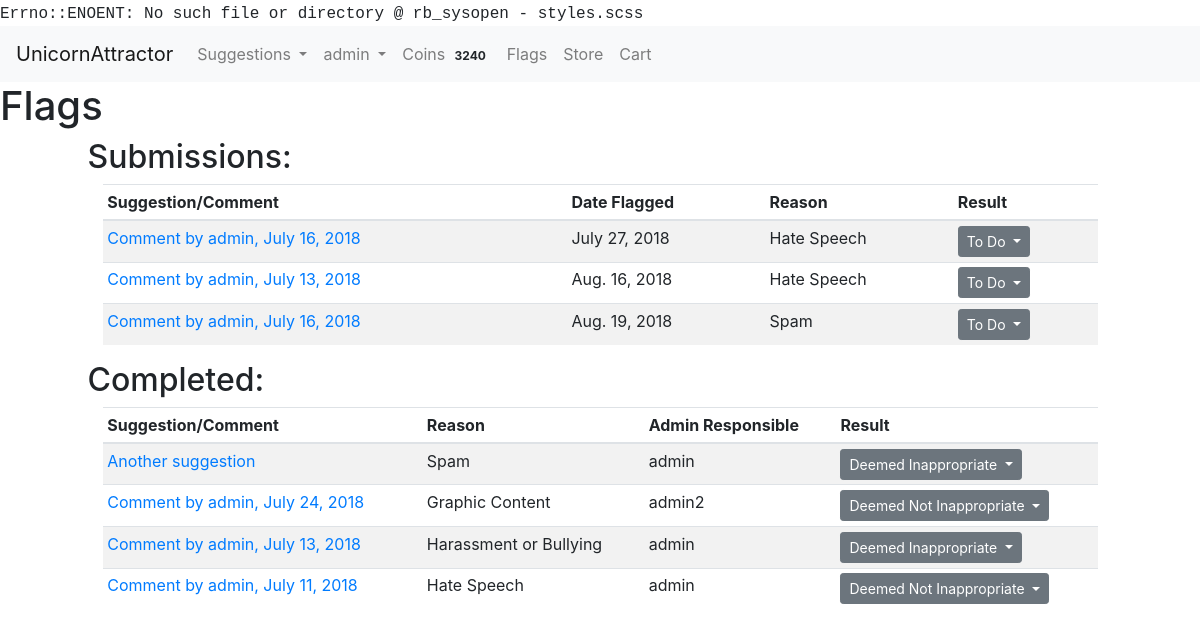
Before: /suggestions/flags (signed in) with the older database file.
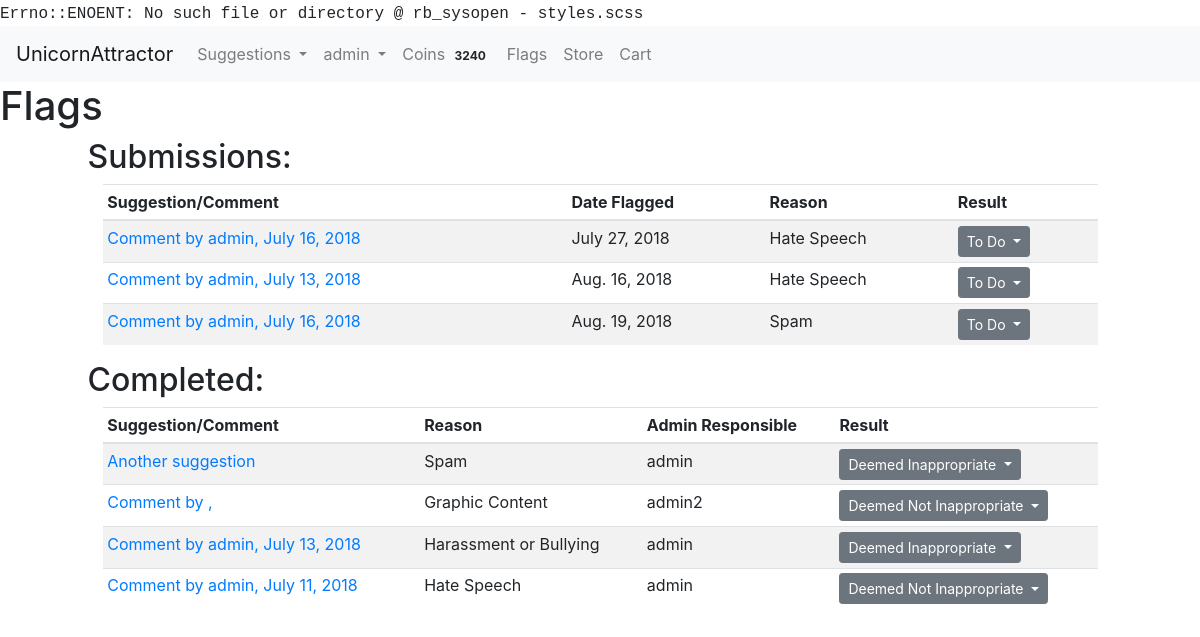
After: the same page with the newer database file.
### usersuggestions/models.py (models this page shows, shortened)
class Flag(models.Model):
    flagged_item_choices = ((1, "comment"), (2, 'suggestion'))
    reason_choices = ((0, "Spam"), (1, "Hate Speech"), (2, "Graphic Content"), (3, "Harassment or Bullying"))
    result_choices = ((True, 'Deemed Inappropriate'), (False, 'Deemed Not Inappropriate'), (None, "To Do"))
    flagged_item_type = models.PositiveSmallIntegerField(choices=flagged_item_choices, null=False)
    flagged_by = models.ForeignKey(User, null=False, on_delete=models.PROTECT)
    suggestion = models.ForeignKey(Suggestion, null=True, blank=True, on_delete=models.CASCADE)
    comment = models.ForeignKey(Comment, null=True, blank=True, on_delete=models.SET_NULL)
    reason = models.PositiveSmallIntegerField(choices=reason_choices)
    date_time_marked = models.DateTimeField(auto_now_add=True)
    responsible_admin = models.ForeignKey(User, related_name="admin_assigned", null=True, blank=True,
                                          on_delete=models.PROTECT)
    result = models.NullBooleanField(blank=True, null=True, choices=result_choices)

class Comment(models.Model):
    user = models.ForeignKey(User, null=False, on_delete=models.PROTECT)
    suggestion = models.ForeignKey(Suggestion, null=False, on_delete=models.CASCADE)
    admin_page_comment = models.BooleanField(blank=False, default=False)
    comment = RichTextUploadingField()
    date_time = models.DateTimeField(auto_now_add=True)

### accounts/models.py (models this page shows)
class User(AbstractUser):
    USERNAME_FIELD = "email"
    email = models.EmailField('email address', blank=False, unique=True)
    REQUIRED_FIELDS = []
    def __str__(self):
        return self.username

### usersuggestions/views.py (the view)
@login_required()
def render_flags_page(request):
    if not request.user.is_staff:
        return redirect("issue_tracker")
    flags = Flag.objects.all()
    return render(request, "view_flags.html", {"flags": flags})

### market/cart.py (called while the page is built)
    def __len__(self):
        return sum(item['quantity'] for item in self.cart.values())

### market/coins.py (called while the page is built)
def return_user_coins(user):
    UserCoins.objects.get_or_create(user=user)
    user_row = UserCoins.objects.get(user=user)
    return user_row.coins

### market/contexts.py (called while the page is built)
def cart(request):
    return {'cart': Cart(request)}

def usercoins(request):
    if request.user.is_authenticated:
        user = request.user
        coins_amount = return_user_coins(user)
        return {"usercoins": coins_amount}
    else:
        return {"usercoins": None}

def coins_are_enabled(request):
    return {"coins_are_enabled": settings.COINS_ENABLED}

### usersuggestions/templates/view_flags.html (shortened to what this page needs)
{% extends 'base.html' %} {% block title %}Flags{% endblock %} {% block content %}
<main id="flags">
    <h1 id="page-header">Flags</h1>
    <div class="row">
        <div class="offset-md-1">
            <h2 class="section-header">Submissions:</h2>
        </div>
    </div>
    <div class="row">
        <div class="col-xs-12 table-col col-md-10 offset-md-1">
            <table class="table table-sm table-striped">
                <thead>
                    <tr>
                        <th scope="col">Suggestion/Comment</th>
                        <th scope="col">Date Flagged</th>
                        <th scope="col">Reason</th>
                        <th scope="col">Result</th>
                    </tr>
                </thead>
                <tbody>
                    {% for flag in flags %} {% if flag.result == None %}
                    <tr>
                        <td>
                            {% if flag.flagged_item_type == 1 %}
                            <a href="{% url 'view_suggestion' flag.comment.suggestion.id %}#{{ flag.comment.id }}" target="_blank">Comment by {{ flag.comment.user }}, {{ flag.comment.date_time.date }}</a> {% else %}
                            <a href="{% url 'view_suggestion' flag.suggestion.id %}" target="_blank">{{ flag.suggestion.title }}</a> {% endif %}
                        </td>
                        <td>{{ flag.date_time_marked.date }}</td>
                        <td>{{ flag.get_reason_display }}</td>
                        <td>
                            <button id="flagResultButtonGroup" type="button" class="btn btn-sm btn-secondary dropdown-toggle" data-toggle="dropdown" aria-haspopup="true" aria-expanded="false">
     To Do
    </button>
                        </td>
                    </tr>
                    {% endif %} {% endfor %}
                </tbody>
            </table>
        </div>
    </div>
    <div class="row">
        <div class="offset-md-1">
            <h2 class="section-header">Completed:</h2>
        </div>
    </div>
    <div class="row">
        <div class="col-xs-12 table-col col-md-10 offset-md-1">
            <table class="table table-sm table-striped">
                <thead>
                    <tr>
                        <th scope="col">Suggestion/Comment</th>
                        <th scope="col">Reason</th>
                        <th scope="col">Admin Responsible</th>
                        <th scope="col">Result</th>
                    </tr>
                </thead>
                <tbody>
                    {% for flag in flags %} {% if flag.result is not None %}
                    <tr>
                        <td>
                            {% if flag.flagged_item_type == 1 %}
                            <a href="{% url 'view_suggestion' flag.comment.suggestion.id %}#{{ flag.comment.id }}" target="_blank">Comment by {{ flag.comment.user }}, {{ flag.comment.date_time.date }}</a> {% else %}
                            <a href="{% url 'view_suggestion' flag.suggestion.id %}" target="_blank">{{ flag.suggestion.title }}</a> {% endif %}
                        </td>
                        <td>{{ flag.get_reason_display }}</td>
                        <td>{{ flag.responsible_admin }}</td>
                        <td>
                            <button id="flagResultButtonGroup" type="button" class="btn btn-sm btn-secondary dropdown-toggle" data-toggle="dropdown" aria-haspopup="true" aria-expanded="false">
     {{ flag.get_result_display }}
    </button>
                        </td>
                    </tr>
                    {% endif %} {% endfor %}
                </tbody>
            </table>
        </div>
    </div>
</main>
{% endblock %}

Changed rows visible on the page:
changed Flag "Graphic Content": comment.user "admin" → (not shown); comment.date_time "July 24, 2018" → (not shown)
